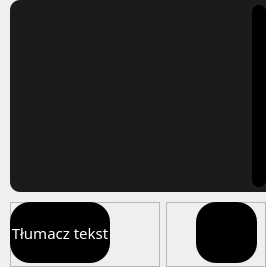
                  <widget class="QFrame" name="FrameContentDownOutputSavePDF">
                   <property name="sizePolicy">
                    <sizepolicy hsizetype="Expanding" vsizetype="Expanding">
                     <horstretch>0</horstretch>
                     <verstretch>0</verstretch>
                    </sizepolicy>
                   </property>
                   <property name="frameShape">
                    <enum>QFrame::NoFrame</enum>
                   </property>
                   <property name="frameShadow">
                    <enum>QFrame::Raised</enum>
                   </property>
                   <property name="lineWidth">
                    <number>0</number>
                   </property>
                   <layout class="QVBoxLayout" name="verticalLayout_18">
                    <property name="spacing">
                     <number>10</number>
                    </property>
                    <property name="leftMargin">
                     <number>10</number>
                    </property>
                    <property name="topMargin">
                     <number>0</number>
                    </property>
                    <property name="rightMargin">
                     <number>0</number>
                    </property>
                    <property name="bottomMargin">
                     <number>0</number>
                    </property>
                    <item>
                     <widget class="QPlainTextEdit" name="plainTextEditOutputPDF">
                      <property name="minimumSize">
                       <size>
                        <width>0</width>
                        <height>100</height>
                       </size>
                      </property>
                      <property name="maximumSize">
                       <size>
                        <width>16777215</width>
                        <height>16666666</height>
                       </size>
                      </property>
                      <property name="font">
                       <font>
                        <pointsize>11</pointsize>
                       </font>
                      </property>
                      <property name="styleSheet">
                       <string notr="true">QPlainTextEdit{
background-color: rgb(27, 27, 27);
color: rgb(255, 255, 255);
 border-bottom-left-radius:10px;
 border-top-left-radius:10px;
}
QScrollBar:vertical {
border: none;
 background: rgb(27, 27, 27);
width: 14px;
margin: 5px 0 5px 0;
border-radius: 0px;
}
QScrollBar::handle:vertical {
background: rgb(0, 0, 0);
min-height: 25px;
border-radius: 7px
 }
QScrollBar::add-line:vertical {
     border: none;
   background: rgb(27, 27, 27);
    height: 10px;
  subcontrol-position: bottom;
border-bottom-right-radius: 10px;
 subcontrol-origin: margin;
}
QScrollBar::sub-line:vertical {
	border: none;
   background:rgb(27, 27, 27);
     height: 20px;
border-top-right-radius: 10px;
    subcontrol-position: top;
  subcontrol-origin: margin;
 }
QScrollBar::up-arrow:vertical, QScrollBar::down-arrow:vertical {
     background: none;
}

QScrollBar::add-page:vertical, QScrollBar::sub-page:vertical {
     background: none;
 }</string>
                      </property>
                      <property name="frameShape">
                       <enum>QFrame::NoFrame</enum>
                      </property>
                      <property name="verticalScrollBarPolicy">
                       <enum>Qt::ScrollBarAlwaysOn</enum>
                      </property>
                     </widget>
                    </item>
                    <item>
                     <widget class="QFrame" name="FrameSavePDF">
                      <property name="sizePolicy">
                       <sizepolicy hsizetype="Expanding" vsizetype="Preferred">
                        <horstretch>0</horstretch>
                        <verstretch>0</verstretch>
                       </sizepolicy>
                      </property>
                      <property name="minimumSize">
                       <size>
                        <width>50</width>
                        <height>65</height>
                       </size>
                      </property>
                      <property name="maximumSize">
                       <size>
                        <width>16777215</width>
                        <height>80</height>
                       </size>
                      </property>
                      <property name="frameShape">
                       <enum>QFrame::NoFrame</enum>
                      </property>
                      <property name="frameShadow">
                       <enum>QFrame::Raised</enum>
                      </property>
                      <layout class="QHBoxLayout" name="horizontalLayout_26">
                       <property name="leftMargin">
                        <number>0</number>
                       </property>
                       <property name="topMargin">
                        <number>0</number>
                       </property>
                       <property name="rightMargin">
                        <number>0</number>
                       </property>
                       <property name="bottomMargin">
                        <number>0</number>
                       </property>
                       <item>
                        <widget class="QFrame" name="FrameFilingSaveBtn">
                         <property name="sizePolicy">
                          <sizepolicy hsizetype="Expanding" vsizetype="Preferred">
                           <horstretch>0</horstretch>
                           <verstretch>0</verstretch>
                          </sizepolicy>
                         </property>
                         <property name="minimumSize">
                          <size>
                           <width>0</width>
                           <height>60</height>
                          </size>
                         </property>
                         <property name="maximumSize">
                          <size>
                           <width>10000000</width>
                           <height>16777215</height>
                          </size>
                         </property>
                         <property name="frameShape">
                          <enum>QFrame::StyledPanel</enum>
                         </property>
                         <property name="frameShadow">
                          <enum>QFrame::Raised</enum>
                         </property>
                         <widget class="QPushButton" name="btnTranslateWindowPDF">
                          <property name="geometry">
                           <rect>
                            <x>0</x>
                            <y>0</y>
                            <width>100</width>
                            <height>61</height>
                           </rect>
                          </property>
                          <property name="minimumSize">
                           <size>
                            <width>100</width>
                            <height>50</height>
                           </size>
                          </property>
                          <property name="font">
                           <font>
                            <family>Impact</family>
                            <pointsize>11</pointsize>
                            <weight>50</weight>
                            <bold>false</bold>
                            <kerning>true</kerning>
                           </font>
                          </property>
                          <property name="contextMenuPolicy">
                           <enum>Qt::DefaultContextMenu</enum>
                          </property>
                          <property name="autoFillBackground">
                           <bool>false</bool>
                          </property>
                          <property name="styleSheet">
                           <string notr="true">QPushButton{
	color: rgb(255, 255, 255);
	background-color: rgb(0, 0, 0);
	border: 0px solid;
 border-radius:20px;


}

QPushButton:hover{
background-color: rgb(85, 170, 255);
}</string>
                          </property>
                          <property name="text">
                           <string>Tłumacz tekst</string>
                          </property>
                          <property name="iconSize">
                           <size>
                            <width>35</width>
                            <height>35</height>
                           </size>
                          </property>
                          <property name="autoRepeat">
                           <bool>false</bool>
                          </property>
                         </widget>
                        </widget>
                       </item>
                       <item>
                        <widget class="QFrame" name="FrameSaveBtn_3">
                         <property name="minimumSize">
                          <size>
                           <width>100</width>
                           <height>50</height>
                          </size>
                         </property>
                         <property name="maximumSize">
                          <size>
                           <width>100</width>
                           <height>70</height>
                          </size>
                         </property>
                         <property name="frameShape">
                          <enum>QFrame::StyledPanel</enum>
                         </property>
                         <property name="frameShadow">
                          <enum>QFrame::Raised</enum>
                         </property>
                         <widget class="QPushButton" name="btnSavePDF">
                          <property name="geometry">
                           <rect>
                            <x>30</x>
                            <y>0</y>
                            <width>61</width>
                            <height>61</height>
                           </rect>
                          </property>
                          <property name="minimumSize">
                           <size>
                            <width>50</width>
                            <height>50</height>
                           </size>
                          </property>
                          <property name="font">
                           <font>
                            <weight>75</weight>
                            <bold>true</bold>
                            <kerning>true</kerning>
                           </font>
                          </property>
                          <property name="contextMenuPolicy">
                           <enum>Qt::DefaultContextMenu</enum>
                          </property>
                          <property name="autoFillBackground">
                           <bool>false</bool>
                          </property>
                          <property name="styleSheet">
                           <string notr="true">QPushButton{
	color: rgb(255, 255, 255);
	background-color: rgb(0, 0, 0);
	border: 0px solid;
 border-radius:20px;


}

QPushButton:hover{
background-color: rgb(85, 170, 255);
}</string>
                          </property>
                          <property name="text">
                           <string/>
                          </property>
                          <property name="icon">
                           <iconset>
                            <normaloff>Icons/cil-save.png</normaloff>Icons/cil-save.png</iconset>
                          </property>
                          <property name="iconSize">
                           <size>
                            <width>35</width>
                            <height>35</height>
                           </size>
                          </property>
                          <property name="autoRepeat">
                           <bool>false</bool>
                          </property>
                         </widget>
                        </widget>
                       </item>
                      </layout>
                     </widget>
                    </item>
                   </layout>
                  </widget>
